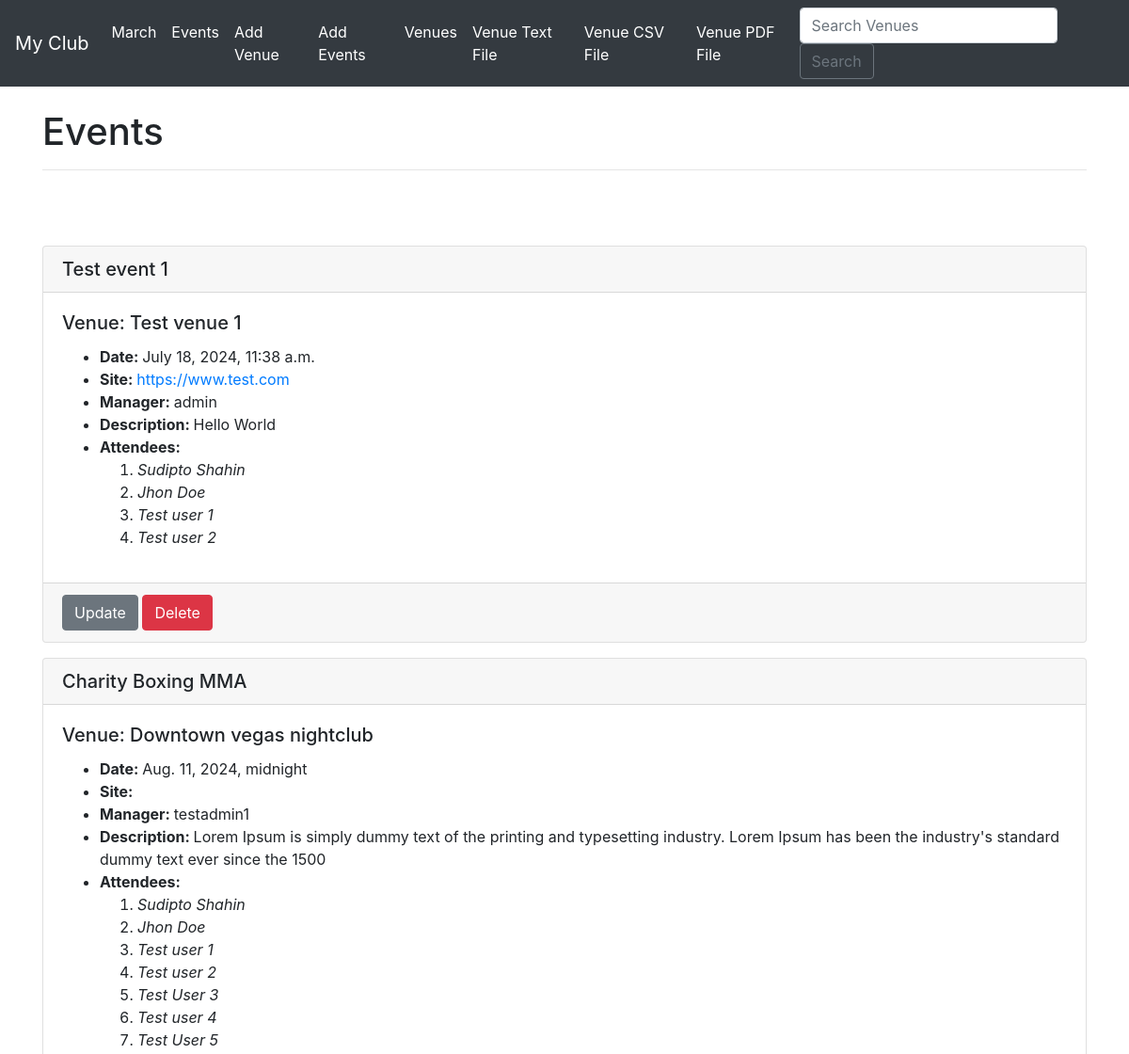
The app's page /events/ (upper part), older data.
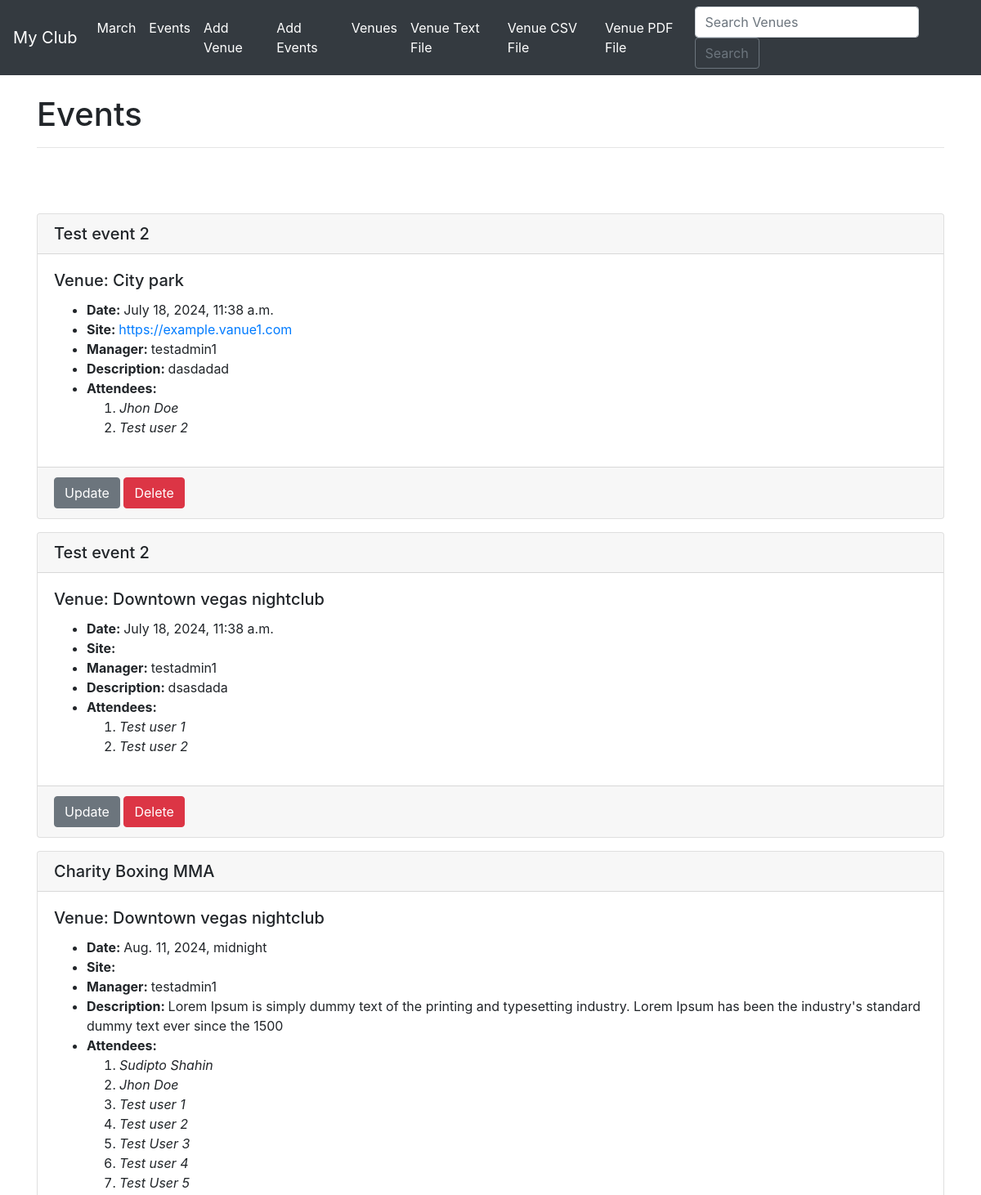
The same page, newer data.
### events/models.py (models this page shows, shortened)
class Event(models.Model):
    name = models.CharField('Event Name', max_length=120)
    event_date = models.DateTimeField('Event Date')
    venue = models.ForeignKey(Venue, blank=True, null=True, on_delete=models.CASCADE)
    manager = models.ForeignKey(User, blank=True, null=True, on_delete=models.SET_NULL)
    description = models.TextField(blank=True)
    attendees = models.ManyToManyField(MyClubUser, blank=True)
    def __str__(self)-> str:
        return str(self.name)

class Venue(models.Model):
    name = models.CharField("Vanue name", max_length=120)
    address = models.CharField(max_length=300)
    zip_code = models.CharField('Zip code', max_length=15)
    phone = models.CharField('Contact Phone', max_length=25, blank=True)
    web = models.URLField('Website Address', blank=True)
    email_address = models.EmailField('Email Address', blank=True)
    def __str__(self):
        return str(self.name)

class MyClubUser(models.Model):
    first_name =  models.CharField(max_length=30)
    last_name = models.CharField(max_length=30)
    email = models.EmailField('User email')

### events/views.py (the view)
# urls.py: path('events/', views.all_events, name='event-list'),
def all_events(request: HttpRequest):
    event_list = Event.objects.all().order_by('event_date')
    return render(request, 'events/event_list.html', {
        "event_list": event_list
    })

### events/templates/events/event_list.html
{% extends 'events/base.html' %}
{% block content %}
<h1>Events</h1>
<hr><br><br>
{% for event in event_list %}
<div class="card my-3">
    <h5 class="card-header">{{event}}</h5>
    <div class="card-body">
        <h5 class="card-title">Venue: {{ event.venue }}</h5>
        <ul>
            <li><strong>Date: </strong>{{ event.event_date }}</li>
            <li><strong>Site: </strong><a href="">{{ event.venue.web }}</a></li>
            <li><strong>Manager: </strong>{{ event.manager }}</li>
            <li><strong>Description: </strong>{{ event.description }}</li>
            <li>
                <strong>Attendees: </strong>
                <ol>
                    {% for attendees in event.attendees.all %}
                    <li>
                        <i>{{attendees.first_name}} {{ attendees.last_name }}</i>
                    </li>
                    {% endfor %}
                </ol>
            </li>
        </ul>
    </div>
    <div class="card-footer">
        <a href="{% url 'update-event' event.id %}" class="btn btn-secondary">Update</a>
        <a href="{% url 'delete-event' event.id %}" class="btn btn-danger">Delete</a>
    </div>
</div>
{% endfor %}
{% endblock %}

### events/templates/events/base.html (shortened to what this page needs)
<!doctype html>
<html lang="en">
  <head>
    <link rel="stylesheet" href="https://cdn.jsdelivr.net/npm/bootstrap@4.0.0/dist/css/bootstrap.min.css">
  </head>
  <body>
    {% include 'events/navbar.html' %}
    <br>
    <div class="container">
      {% block content %}
      {% endblock %}
    </div>
  </body>
</html>

### events/templates/events/navbar.html (shortened to what this page needs)
<nav class="navbar navbar-expand-lg navbar-dark bg-dark">
    <a class="navbar-brand" href="{% url 'home' %}">My Club</a>
    <div class="collapse navbar-collapse" id="navbarSupportedContent">
      <ul class="navbar-nav mr-auto">
        <li class="nav-item active">
          <a class="nav-link" href="{% url 'home' '2024' 'March' %}">March <span class="sr-only">(current)</span></a>
        </li>
        <li class="nav-item active">
          <a class="nav-link" href="{% url 'event-list' %}">Events <span class="sr-only">(current)</span></a>
        </li>
        <li class="nav-item active">
          <a class="nav-link" href="{% url 'add-venue' %}">Add Venue<span class="sr-only">(current)</span></a>
        </li>
        <li class="nav-item active">
          <a class="nav-link" href="{% url 'add-event' %}">Add Events<span class="sr-only">(current)</span></a>
        </li>
        <li class="nav-item active">
          <a class="nav-link" href="{% url 'list_venues' %}">Venues<span class="sr-only">(current)</span></a>
        </li>
        <li class="nav-item active">
          <a class="nav-link" href="{% url 'venue-text' %}">Venue Text File<span class="sr-only">(current)</span></a>
        </li>
        <li class="nav-item active">
          <a class="nav-link" href="{% url 'venue-csv' %}">Venue CSV File<span class="sr-only">(current)</span></a>
        </li>
        <li class="nav-item active">
          <a class="nav-link" href="{% url 'venue-pdf' %}">Venue PDF File<span class="sr-only">(current)</span></a>
        </li>
      </ul>
      <form class="form-inline my-2 my-lg-0" method="POST" action="{% url 'search-venues' %}">
        <input class="form-control mr-sm-2" type="search" placeholder="Search Venues"
        aria-label="Search" name="searched">
        <button class="btn btn-outline-secondary my-2 my-sm-0" type="submit">Search</button>
      </form>
    </div>
  </nav>

Row changes from the older to the newer data that the page shows:
removed Event: name "Test event 1", venue "Test venue 1", event_date "July 18, 2024, 11:38 a.m.", venue.web "https://www.test.com", manager "admin", description "Hello World", MyClubUser (first_name "Sudipto", last_name "Shahin"), MyClubUser (first_name "Jhon", last_name "Doe"), MyClubUser (first_name "Test", last_name "user 1"), MyClubUser (first_name "Test", last_name "user 2")
added Event: name "Test event 2", venue "City park", event_date "July 18, 2024, 11:38 a.m.", venue.web "https://example.vanue1.com", manager "testadmin1", description "dasdadad", MyClubUser (first_name "Jhon", last_name "Doe"), MyClubUser (first_name "Test", last_name "user 2")
added Event: name "Test event 2", venue "Downtown vegas nightclub", event_date "July 18, 2024, 11:38 a.m.", manager "testadmin1", description "dsasdada", MyClubUser (first_name "Test", last_name "user 1"), MyClubUser (first_name "Test", last_name "user 2")
